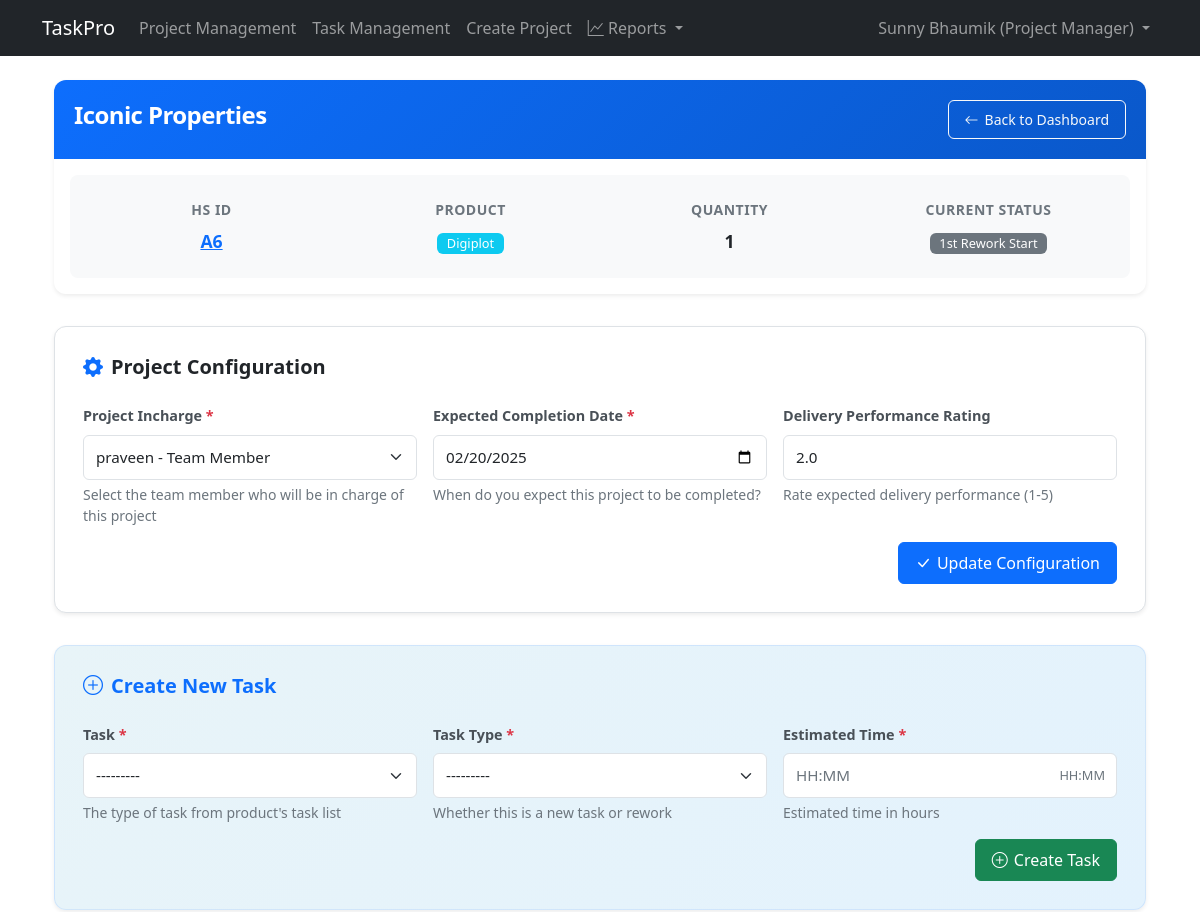
/projects/fd130d00-dd3c-47ae-b621-131d877824cd/manage/ (signed in, upper part), run on an earlier commit of the app's database.
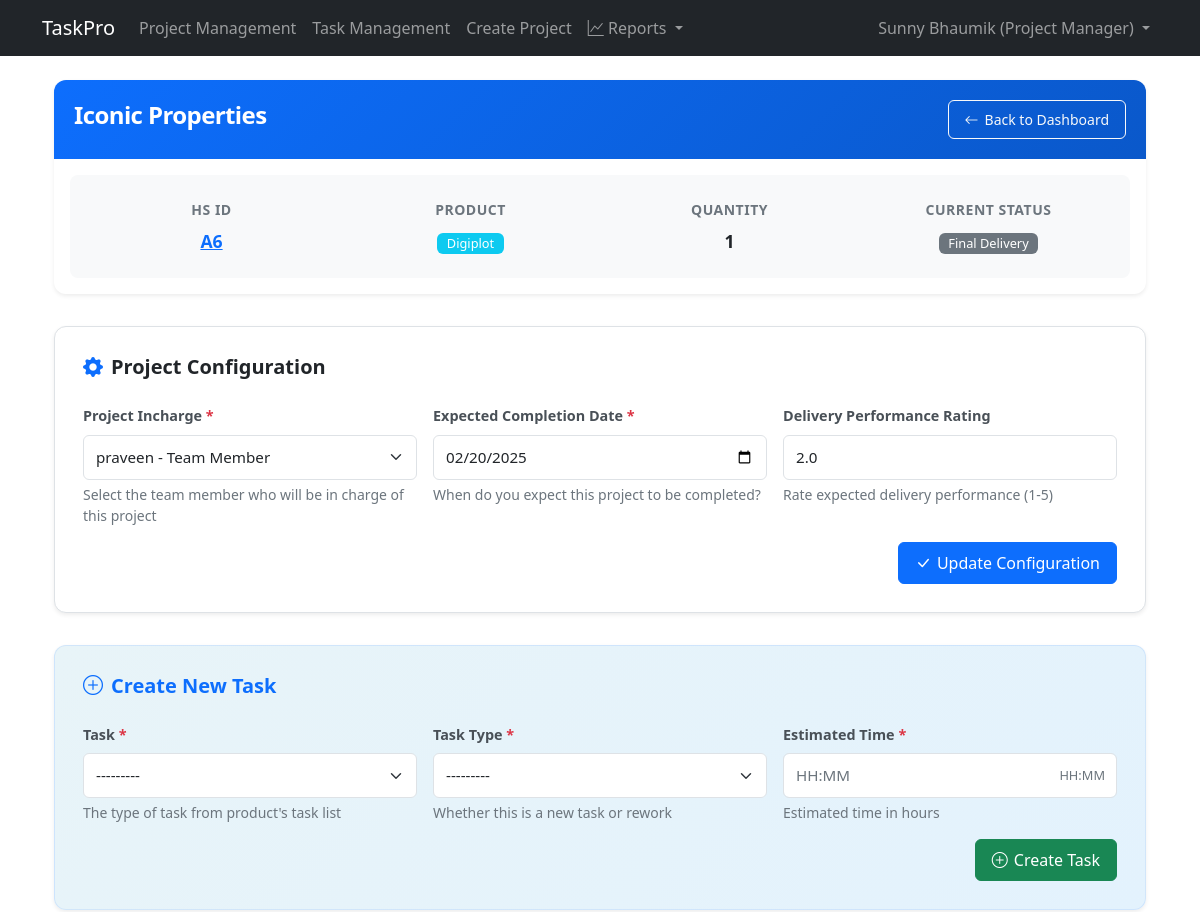
And on a later commit of the database.
### projects/models.py (models this page shows, shortened)
class Project(models.Model):
    id = models.UUIDField(
        primary_key=True,
        default=uuid.uuid4,
        editable=False
    )
    hs_id = models.CharField(
        max_length=10,
        unique=True,
        editable=False,
        help_text="Human-readable unique identifier (e.g., A1, A2, B1, etc.)"
    )
    opportunity_id = models.CharField(
        max_length=100,
        unique=False,
        help_text="Business opportunity identifier"
    )
    project_type = models.CharField(
        max_length=100,
        blank=True,
        null=True,
        help_text="Type of project (optional)"
    )
    project_name = models.CharField(
        max_length=255,
        help_text="Name of the project"
    )
    builder_name = models.CharField(
        max_length=255,
        help_text="Name of the builder/client"
    )
    city = models.ForeignKey(
        City,
        on_delete=models.PROTECT,
        related_name='projects',
        help_text="City where this project is located"
    )
    product = models.ForeignKey(
        Product,
        on_delete=models.PROTECT,
        related_name='projects',
        help_text="The product being delivered in this project"
    )
    product_subcategory = models.ForeignKey(
        ProductSubcategory,
        on_delete=models.PROTECT,
        related_name='projects',
        null=True,
        blank=True,
        help_text="Optional subcategory classification for this project"
    )
    package_id = models.CharField(
        max_length=100,
        blank=True,
        null=True,
        help_text="Optional package identifier"
    )
    quantity = models.PositiveIntegerField(
        help_text="Quantity of products for this project"
    )
    purchase_date = models.DateField(
        help_text="Date when the project was purchased"
    )
    sales_confirmation_date = models.DateField(
        help_text="Date when sales confirmation was received"
    )
    expected_tat = models.PositiveIntegerField(
        validators=[MinValueValidator(1)],
        help_text="Expected turnaround time in days (defaults to product TAT but can be overridden)"
    )
    account_manager = models.CharField(
        max_length=255,
        help_text="Name of the account manager responsible for this project"
    )
    dpm = models.ForeignKey(
        User,
        on_delete=models.PROTECT,
        related_name='dpm_projects',
        help_text="The Digital Project Manager assigned to this project"
    )
    current_status = models.ForeignKey(
        ProjectStatusOption,
        on_delete=models.PROTECT,
        related_name='projects',
        help_text="Current status of the project"
    )
    project_incharge = models.ForeignKey(
        'accounts.User',
        on_delete=models.PROTECT,
        related_name='incharge_projects',
        null=True,
        blank=True,
        help_text="Team member assigned as project incharge"
    )
    expected_completion_date = models.DateField(
        null=True,
        blank=True,
        help_text="Expected date of project completion"
    )
    delivery_performance_rating = models.DecimalField(
        max_digits=2,
        decimal_places=1,
        null=True,
        blank=True,
        validators=[
            MinValueValidator(1),
            MaxValueValidator(5)
        ],
        help_text="Delivery performance rating (1-5)"
    )
    created_at = models.DateTimeField(auto_now_add=True)
    updated_at = models.DateTimeField(auto_now=True)
    class Meta:
        ordering = ['-created_at']
        verbose_name = 'Project'
        verbose_name_plural = 'Projects'
        indexes = [
            models.Index(fields=['opportunity_id']),
        ]

class ProjectStatusOption(models.Model):
    id = models.UUIDField(
        primary_key=True,
        default=uuid.uuid4,
        editable=False
    )
    name = models.CharField(
        max_length=100,
        unique=True,
        help_text="Name of the status (e.g., 'Sales Confirmation')"
    )
    category_one = models.CharField(
        max_length=100,
        help_text="First level categorization (e.g., 'Awaiting Data')"
    )
    category_two = models.CharField(
        max_length=100,
        help_text="Second level categorization (e.g., 'Not Started')"
    )
    order = models.PositiveIntegerField(
        help_text="Sequence number for ordering statuses"
    )
    is_active = models.BooleanField(
        default=True,
        help_text="Whether this status is currently available for use"
    )
    created_at = models.DateTimeField(auto_now_add=True)
    updated_at = models.DateTimeField(auto_now=True)
    class Meta:
        ordering = ['order']
        verbose_name = 'Project Status Option'
        verbose_name_plural = 'Project Status Options'

class Product(models.Model):
    id = models.UUIDField(
        primary_key=True,
        default=uuid.uuid4,
        editable=False
    )
    name = models.CharField(
        max_length=255,
        unique=True,
        help_text="Name of the product"
    )
    expected_tat = models.PositiveIntegerField(
        validators=[MinValueValidator(1)],
        help_text="Default expected turnaround time in days for this product"
    )
    is_active = models.BooleanField(
        default=True,
        help_text="Whether this product is available for new projects"
    )
    created_at = models.DateTimeField(auto_now_add=True)
    updated_at = models.DateTimeField(auto_now=True)
    class Meta:
        ordering = ['name']
        verbose_name = 'Product'
        verbose_name_plural = 'Products'

### projects/views.py (the view)
# urls.py: path('<uuid:project_id>/manage/', views.project_management, name='project_management'),
@login_required
def project_management(request, project_id):
    success, result = ProjectService.get_project(project_id)
    if not success:
        messages.error(request, result)
        return redirect('projects:project_list')
    project = result
    redirect_response = ensure_is_dpm(request, project)
    if redirect_response:
        return redirect_response
    success, result = ProjectService.get_project_with_tasks(project_id)
    if not success:
        messages.error(request, result)
        return redirect('projects:project_list')
    project, tasks = result
    context = {
        'project': project,
        'tasks': tasks,
        'title': f'Manage Project: {project.project_name}',
        'project_form': ProjectManagementForm(instance=project),
        'task_form': ProjectTaskForm(project=project)
    }
    return render(request, 'projects/project_management.html', context)

### projects/forms.py (shortened to what this page needs)
class ProjectTaskForm(forms.ModelForm):
    estimated_time = DurationFormField(
        label="Estimated Time",
        help_text="Enter estimated time in HH:MM format",
        required=True
    )
    class Meta:
        model = ProjectTask
        fields = [
            'product_task',
            'task_type',
            'estimated_time'
        ]
        widgets = {
            'product_task': forms.Select(attrs={
                'class': 'form-select'
            }),
            'task_type': forms.Select(attrs={
                'class': 'form-select'
            })
        }
    def __init__(self, project=None, *args, **kwargs):
        self.project = project
        self.user = kwargs.pop('user', None)
        super().__init__(*args, **kwargs)
        if self.project:
            self.fields['product_task'].queryset = ProductTask.objects.filter(
                product=self.project.product,
                is_active=True
            ).order_by('name')
            self.fields['estimated_time'].help_text = 'Estimated time in hours'

### accounts/models.py (called while the page is built)
    def __str__(self):
        return f"{self.username} - {self.get_role_display()}"

### projects/models.py (called while the page is built)
    def __str__(self):
        return self.name

### projects/templates/projects/project_management.html (shortened to what the changed rows need)
{% extends "base.html" %}
{% block content %}
<div class="container-fluid">
    <div class="project-header-card">
        <div class="card-header text-white">
            <div class="d-flex justify-content-between align-items-center">
                <div>
                    <h4>{{ project.project_name }}</h4>
                </div>
            </div>
        </div>
        <div class="card-body">
            <div class="project-info-grid">
                <div class="project-info-item">
                    <div class="project-info-value"><a href="{% url 'projects:project_detail' project_id=project.id %}">{{ project.hs_id }}</a></div>
                </div>
                <div class="project-info-item">
                    <div class="project-info-value">
                        <span class="badge bg-info">{{ project.product.name }}</span>
                    </div>
                </div>
                <div class="project-info-item">
                    <div class="project-info-label">Quantity</div>
                    <div class="project-info-value">{{ project.quantity }}</div>
                </div>
                <div class="project-info-item">
                    <div class="project-info-value">
                        <span class="badge bg-secondary">{{ project.current_status.name }}</span>
                    </div>
                </div>
            </div>
        </div>
    </div>
    <div class="config-section">
        <form method="post" action="{% url 'projects:update_project_configuration' project.id %}" id="configForm">
            <div class="row g-3">
                <div class="col-md-4">
                    <label for="{{ project_form.project_incharge.id_for_label }}"
                           class="form-label form-label-required">
                        Project Incharge
                    </label>
                    {{ project_form.project_incharge }}
                    {% if project_form.project_incharge.help_text %}
                        <div class="form-text">{{ project_form.project_incharge.help_text }}</div>
                    {% endif %}
                </div>
                <div class="col-md-4">
                    <label for="{{ project_form.expected_completion_date.id_for_label }}"
                           class="form-label form-label-required">
                        Expected Completion Date
                    </label>
                    {{ project_form.expected_completion_date }}
                    {% if project_form.expected_completion_date.help_text %}
                        <div class="form-text">{{ project_form.expected_completion_date.help_text }}</div>
                    {% endif %}
                </div>
                <div class="col-md-4">
                    <label for="{{ project_form.delivery_performance_rating.id_for_label }}"
                           class="form-label">
                        Delivery Performance Rating
                    </label>
                    {{ project_form.delivery_performance_rating }}
                    {% if project_form.delivery_performance_rating.help_text %}
                        <div class="form-text">{{ project_form.delivery_performance_rating.help_text }}</div>
                    {% endif %}
                </div>
            </div>
        </form>
    </div>
</div>
{% endblock %}

What changed in the data, as far as the page shows it:
changed Project "Iconic Properties": current_status.name "1st Rework Start" → "Final Delivery"
